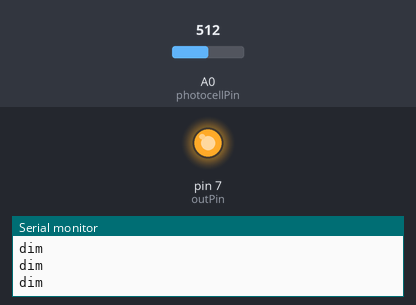
Simulated run of this sketch. Board: Arduino Uno, built with avr-gcc and run on an emulated ATmega328P. Shown: output pins drawn as LEDs (lit = HIGH), the last lines printed to the serial monitor. Inputs (shaded band) come from the test bench; at power-on: A0 (photocellPin) = 512.

Above: at 1.2 s.
1.3 s: A0 (photocellPin) set to 281
2.8 s: A0 (photocellPin) set to 253
At 3.9 s:
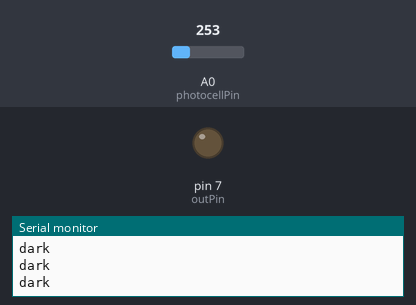
4.5 s: A0 (photocellPin) set to 306
At 5.1 s:
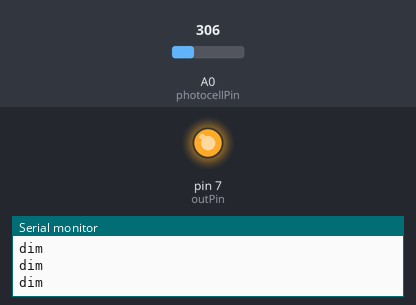
6.0 s: A0 (photocellPin) set to 122
At 7.4 s:
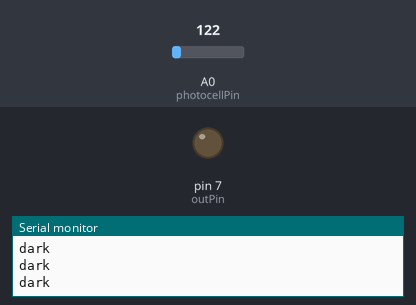
Timing chart, 0 to 8.5 s (numbered marks = the images above; inputs shaded):
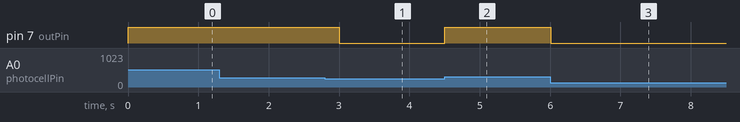

The sketch:

serialLightSensor.ino
```cpp
const int sensorMin = 0;
const int sensorMax = 800;

int photocellPin = A0;
int outPin = 7;

void setup() {
  pinMode(outPin, OUTPUT);
  Serial.begin(9600);
}

void loop() {
  int analogValue;
  int range;

  analogValue = analogRead(photocellPin);
  range = map(analogValue, sensorMin, sensorMax, 0, 3);

  switch(range){
    case 0:
      digitalWrite(outPin, LOW);
      Serial.println("dark");
      break;
    case 1:
      digitalWrite(outPin, HIGH);
      Serial.println("dim");
      break;
    case 2:
      digitalWrite(outPin, HIGH);
      Serial.println("medium");
      break;
    case 3:
      digitalWrite(outPin, HIGH);
      Serial.println("bright");
      break;
  }
  delay(250);
}
```

Measured:
- the behaviour switches between 267 and 266 on A0 (photocellPin) (found by bisection; images 0 and 1)
- after the input at 2.8 s, pin 7 (outPin): HIGH → LOW after 0.20 s
- after the input at 4.5 s, pin 7 (outPin): LOW → HIGH at once
- after the input at 6.0 s, pin 7 (outPin): HIGH → LOW at once
